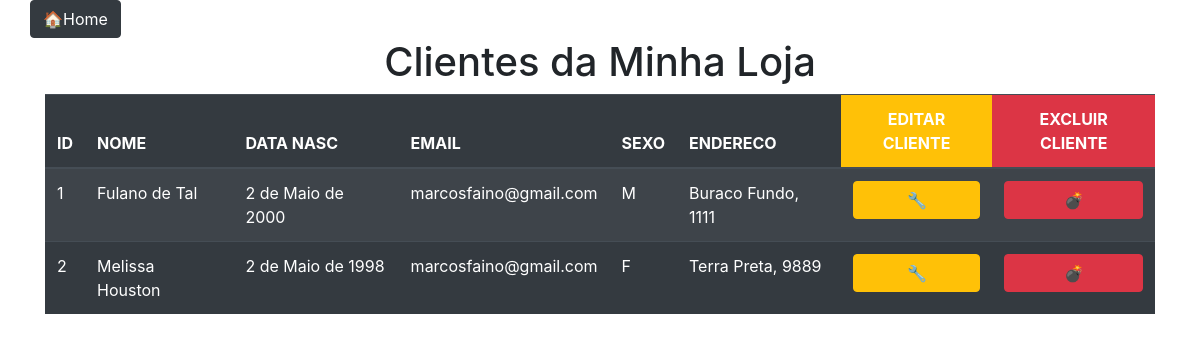
/minhaloja/clientes/, run on an earlier commit of the app's database.
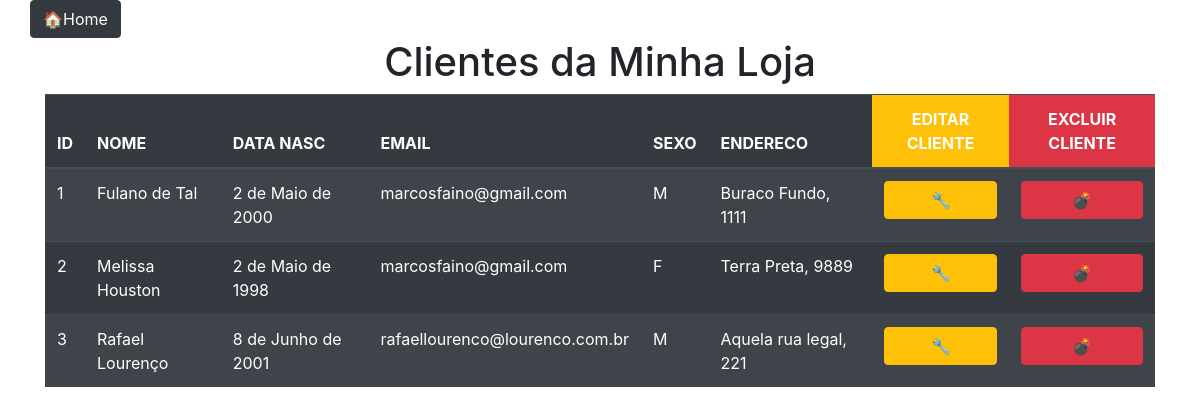
And on a later commit of the database.
### pedidos/models.py (models this page shows, shortened)
class Cliente(models.Model):
    SEXO_CHOICES = (
        ('F', 'Feminino'),
        ('M', 'Masculino'),
        ('NB', 'Não Binário')
    )
    nome = models.CharField(max_length=100)
    data_nascimento = models.DateField()
    email = models.EmailField()
    sexo = models.CharField(max_length=2, choices=SEXO_CHOICES)
    endereco = models.OneToOneField(Endereco, on_delete=models.SET_NULL, null=True)
    class Meta:
        verbose_name = 'Cliente'
        verbose_name_plural = 'Clientes'

class Endereco(models.Model):
    rua = models.CharField(max_length=200)
    numero = models.IntegerField()
    complemento = models.CharField(max_length=50)
    bairro = models.CharField(max_length=50)
    cidade = models.CharField(max_length=50)
    class Meta:
        verbose_name = 'Endereço'
        verbose_name_plural = 'Endereços'
    def __str__(self):
        return f'{self.rua}, {self.numero}'

### pedidos/views.py (the view)
# urls.py: path('clientes/', views.ListarClientesView.as_view(), name='listarcli'),
class ListarClientesView(ListView):
    model = models.Cliente
    template_name = 'loja/listarclientes.html'
    context_object_name = 'clientes'

### pedidos/templates/loja/listarclientes.html (shortened to what this page needs)
{% extends 'basesite.html' %}
{% block conteudo %}
    <div class="col-">
        <h1 class="text-center">Clientes da Minha Loja</h1>
        <table class="table table-striped table-dark">
            <thead>
                <tr>
                    <th>ID</th>
                    <th>NOME</th>
                    <th>DATA NASC</th>
                    <th>EMAIL</th>
                    <th>SEXO</th>
                    <th>ENDERECO</th>
                    <th class="bg-warning text-center">EDITAR CLIENTE</th>
                    <th class="bg-danger text-center">EXCLUIR CLIENTE</th>
                </tr>
            </thead>
            <tbody>
            {% for c in clientes %}
                <tr>
                    <td>{{ c.id }}</td>
                    <td>{{ c.nome }}</td>
                    <td>{{ c.data_nascimento }}</td>
                    <td>{{ c.email }}</td>
                    <td>{{ c.sexo }}</td>
                    <td>{{ c.endereco }}</td>
                    <td>
                        <a href="{% url 'atualcliente' c.id %}" class="btn btn-block btn-warning">🔧</a>
                    </td>
                    <td>
                        <a href="{% url 'excluircliente' c.id %}" class="btn btn-block btn-danger">💣</a>
                    </td>
                </tr>
            {% empty %}
                <td colspan="4">
                    <h2>Não existem clientes cadastrados</h2>
                    <p><a href="{% url 'home' %}" class="btn btn-secondary">Voltar à página inicial</a></p>
                </td>
            {% endfor %}
            </tbody>
        </table>
    </div>
{% endblock %}

### pedidos/templates/basesite.html (shortened to what this page needs)
{% load static %}
{% load bootstrap4 %}
<!DOCTYPE html>
<html lang="en">
<head>
    {% bootstrap_css %}
</head>
<body>
    <div class="container container-fluid">
        <div class="row text-right">
            <a href="{% url 'home' %}" class="btn btn-dark">🏠Home</a>
        </div>
        {% block conteudo %} {% endblock %}
    </div>
</body>
</html>

What changed in the data, as far as the page shows it:
added Cliente: id "3", nome "Rafael Lourenço", data_nascimento "8 de Junho de 2001", email "rafaellourenco@lourenco.com.br", sexo "M", endereco "Aquela rua legal, 221"
